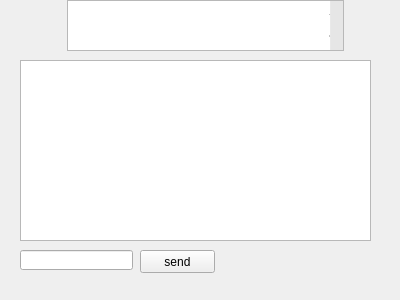
<?xml version="1.0" encoding="UTF-8"?>
<ui version="4.0">
 <class>helpothers</class>
 <widget class="QWidget" name="helpothers">
  <property name="geometry">
   <rect>
    <x>0</x>
    <y>0</y>
    <width>400</width>
    <height>300</height>
   </rect>
  </property>
  <property name="windowTitle">
   <string>Help</string>
  </property>
  <widget class="QPlainTextEdit" name="id">
   <property name="geometry">
    <rect>
     <x>30</x>
     <y>0</y>
     <width>351</width>
     <height>51</height>
    </rect>
   </property>
   <property name="styleSheet">
    <string notr="true">font: 36px;font-weight:bold;margin-left: auto; margin-right: auto;</string>
   </property>
   <property name="plainText">
    <string>
</string>
   </property>
  </widget>
  <widget class="QPushButton" name="gohelp">
   <property name="geometry">
    <rect>
     <x>170</x>
     <y>60</y>
     <width>81</width>
     <height>41</height>
    </rect>
   </property>
   <property name="text">
    <string>Help!</string>
   </property>
  </widget>
  <widget class="QLineEdit" name="command">
   <property name="geometry">
    <rect>
     <x>20</x>
     <y>250</y>
     <width>113</width>
     <height>20</height>
    </rect>
   </property>
  </widget>
  <widget class="QPushButton" name="send">
   <property name="geometry">
    <rect>
     <x>140</x>
     <y>250</y>
     <width>75</width>
     <height>23</height>
    </rect>
   </property>
   <property name="text">
    <string>send</string>
   </property>
  </widget>
  <widget class="QTextEdit" name="reply">
   <property name="geometry">
    <rect>
     <x>20</x>
     <y>60</y>
     <width>351</width>
     <height>181</height>
    </rect>
   </property>
  </widget>
 </widget>
 <resources/>
 <connections/>
</ui>
